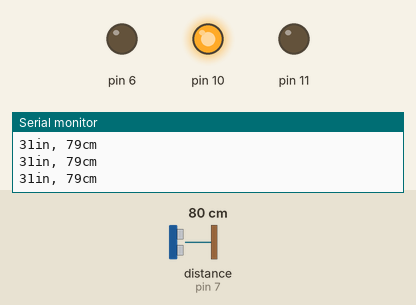
Simulated run of this sketch. Board: Arduino Uno, built with avr-gcc and run on an emulated ATmega328P. Shown: output pins drawn as LEDs (lit = HIGH), the last lines printed to the serial monitor. Wiring (inferred from the names in the program): ultrasonic range finder: trigger pin 8; echo pin 7. The test bench sets the inputs (shaded band); at power-on: distance to the obstacle (sensor on pin 7) 80 cm. The echo pulse lasts 58.3 µs per cm; pins used as bus, display or sensor lines are not drawn.

Above: at 1.2 s.
1.3 s: distance to the obstacle (sensor on pin 7) set to 34 cm
2.9 s: distance to the obstacle (sensor on pin 7) set to 28 cm
At 4.0 s:
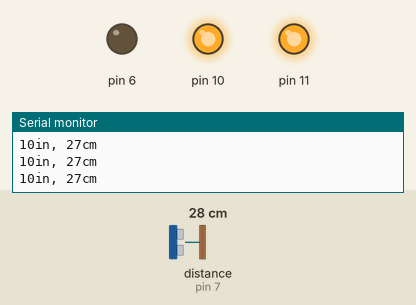
4.8 s: distance to the obstacle (sensor on pin 7) set to 2 cm
At 5.4 s:
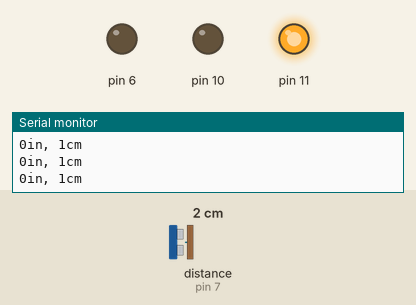
6.5 s: distance to the obstacle (sensor on pin 7) set to 18 cm
At 7.6 s:
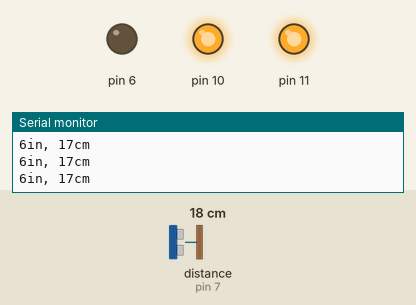
8.3 s: distance to the obstacle (sensor on pin 7) set to 4 cm
At 10.0 s:
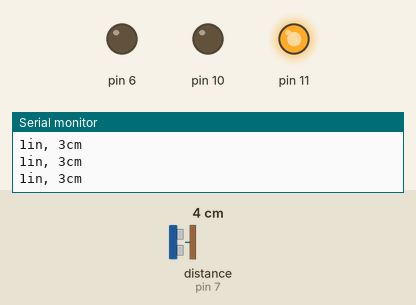
Timing chart, 0 to 11.0 s (numbered marks = the images above; inputs shaded):
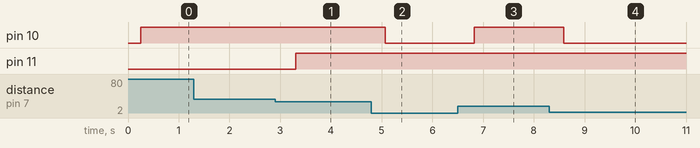

Measured:
- the behaviour switches between 31 and 30 cm on distance to the obstacle (sensor on pin 7) (found by bisection; images 0 and 1)
- after the input at 2.9 s, pin 11: LOW → HIGH after 0.40 s
- after the input at 4.8 s, pin 10: HIGH → LOW after 0.27 s
- after the input at 6.5 s, pin 10: LOW → HIGH after 0.33 s
- after the input at 8.3 s, pin 10: HIGH → LOW after 0.29 s

The sketch:

3.8-Distance_Sensing.ino
```cpp
int echoPin = 7;
int trigPin = 8;

long duration, cm, inches;

void setup() {
  // put your setup code here, to run once:
  Serial.begin(9600);
  pinMode(echoPin,INPUT);
  pinMode(trigPin,OUTPUT);
  pinMode(6, OUTPUT);
  pinMode(11, OUTPUT);
  pinMode(10, OUTPUT);
}

void loop() {
  // put your main code here, to run repeatedly:

  digitalWrite(trigPin,LOW);
  delayMicroseconds(5);
  digitalWrite(trigPin,HIGH);
  delayMicroseconds(10);
  digitalWrite(trigPin,LOW);

  pinMode(echoPin, INPUT);
  duration = pulseIn(echoPin, HIGH);


  cm = (duration/2) / 29.1;
  inches = (duration/2) / 74;


  Serial.print(inches);
  Serial.print("in, ");
  Serial.print(cm);
  Serial.print("cm");
  Serial.println();

  delay(250);
  if (cm<10) {
    analogWrite(11, 255);
    analogWrite(10, 0);
    analogWrite(6, 0);
  }
  else if (cm>10 && cm<30) {
    analogWrite(11, 255);
    analogWrite(10, 255);
    analogWrite(6, 0);
  }
  else {
    analogWrite(11, 0);
    analogWrite(10, 255);
    analogWrite(6, 0);
  }
}
```
